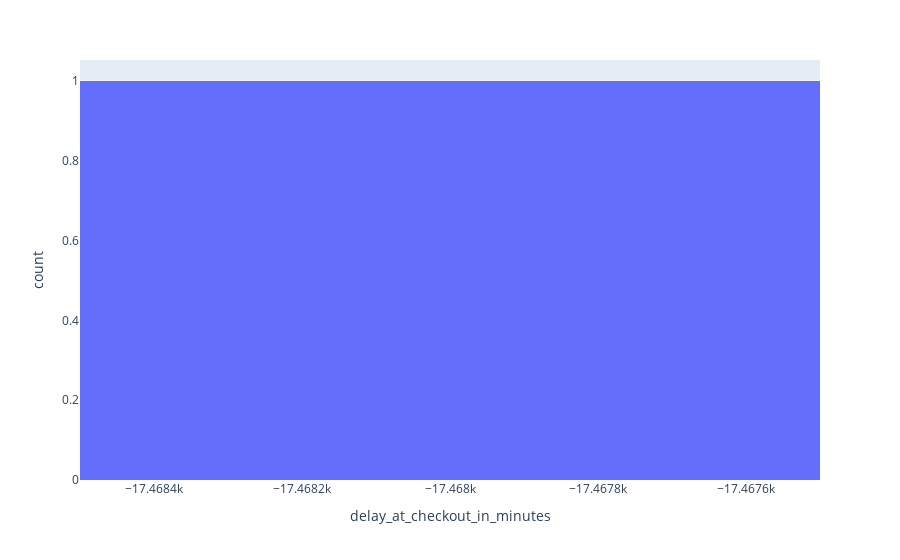

Notebook code for this chart:
### Code cell
df_canceled = df[df["state"]=="canceled"][["rental_id","delay_at_checkout_in_minutes"]]
fig = px.histogram(df_canceled, x="delay_at_checkout_in_minutes", nbins=100)

fig.show()  
df_cancelled

### Figure 1 — Plotly figure (JSON) as saved in the notebook; plotly's stock layout.template omitted (floating-point values rounded to 4 significant figures; data arrays with more than 128 entries replaced by an {"elided": "..."} marker saying what was removed)
{"data": [{"bingroup": "x", "hovertemplate": "delay_at_checkout_in_minutes=%{x}<br>count=%{y}<extra></extra>", "legendgroup": "", "marker": {"color": "#636efa", "pattern": {"shape": ""}}, "name": "", "nbinsx": 100, "orientation": "v", "showlegend": false, "type": "histogram", "x": {"elided": "3265 float values"}, "xaxis": "x", "yaxis": "y"}], "layout": {"barmode": "relative", "legend": {"tracegroupgap": 0}, "margin": {"t": 60}, "xaxis": {"anchor": "y", "domain": [0, 1], "title": {"text": "delay_at_checkout_in_minutes"}}, "yaxis": {"anchor": "x", "domain": [0, 1], "title": {"text": "count"}}}}
